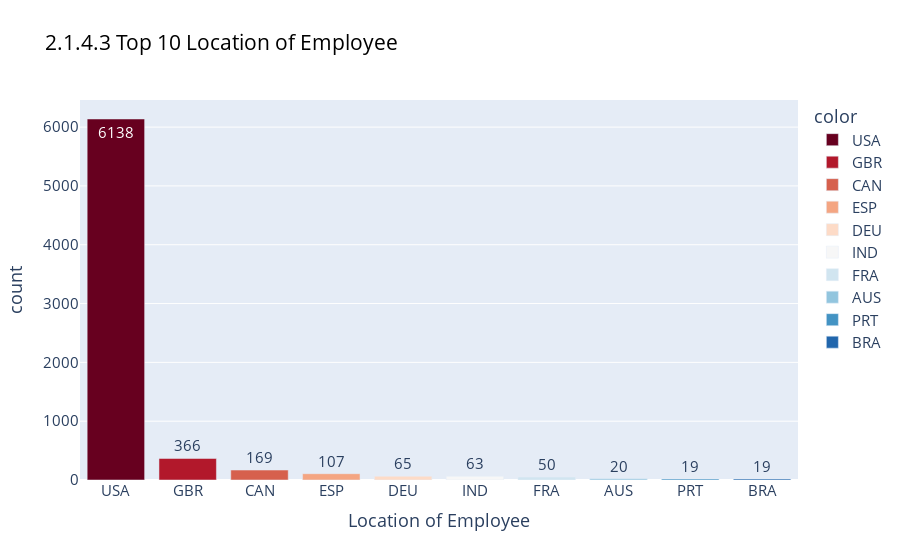

Notebook code for this chart:
### Code cell
employee_location = residence[:10]
fig = px.bar(y=employee_location.values, 
             x=employee_location.index, 
             color = employee_location.index,
             color_discrete_sequence=px.colors.sequential.RdBu,
             text=employee_location.values,
             title= '2.1.4.3 Top 10 Location of Employee',
             )
fig.update_layout(
    xaxis_title="Location of Employee",
    yaxis_title="count")
fig.update_layout(font = dict(size = 15),title_font_color="black",)
fig.show()

### Figure 1 — Plotly figure (JSON) as saved in the notebook; plotly's stock layout.template omitted (floating-point values rounded to 4 significant figures)
{"data": [{"alignmentgroup": "True", "hovertemplate": "color=USA<br>x=%{x}<br>y=%{y}<br>text=%{text}<extra></extra>", "legendgroup": "USA", "marker": {"color": "rgb(103,0,31)", "pattern": {"shape": ""}}, "name": "USA", "offsetgroup": "USA", "orientation": "v", "showlegend": true, "text": [6138], "textposition": "auto", "type": "bar", "x": ["USA"], "xaxis": "x", "y": [6138], "yaxis": "y"}, {"alignmentgroup": "True", "hovertemplate": "color=GBR<br>x=%{x}<br>y=%{y}<br>text=%{text}<extra></extra>", "legendgroup": "GBR", "marker": {"color": "rgb(178,24,43)", "pattern": {"shape": ""}}, "name": "GBR", "offsetgroup": "GBR", "orientation": "v", "showlegend": true, "text": [366], "textposition": "auto", "type": "bar", "x": ["GBR"], "xaxis": "x", "y": [366], "yaxis": "y"}, {"alignmentgroup": "True", "hovertemplate": "color=CAN<br>x=%{x}<br>y=%{y}<br>text=%{text}<extra></extra>", "legendgroup": "CAN", "marker": {"color": "rgb(214,96,77)", "pattern": {"shape": ""}}, "name": "CAN", "offsetgroup": "CAN", "orientation": "v", "showlegend": true, "text": [169], "textposition": "auto", "type": "bar", "x": ["CAN"], "xaxis": "x", "y": [169], "yaxis": "y"}, {"alignmentgroup": "True", "hovertemplate": "color=ESP<br>x=%{x}<br>y=%{y}<br>text=%{text}<extra></extra>", "legendgroup": "ESP", "marker": {"color": "rgb(244,165,130)", "pattern": {"shape": ""}}, "name": "ESP", "offsetgroup": "ESP", "orientation": "v", "showlegend": true, "text": [107], "textposition": "auto", "type": "bar", "x": ["ESP"], "xaxis": "x", "y": [107], "yaxis": "y"}, {"alignmentgroup": "True", "hovertemplate": "color=DEU<br>x=%{x}<br>y=%{y}<br>text=%{text}<extra></extra>", "legendgroup": "DEU", "marker": {"color": "rgb(253,219,199)", "pattern": {"shape": ""}}, "name": "DEU", "offsetgroup": "DEU", "orientation": "v", "showlegend": true, "text": [65], "textposition": "auto", "type": "bar", "x": ["DEU"], "xaxis": "x", "y": [65], "yaxis": "y"}, {"alignmentgroup": "True", "hovertemplate": "color=IND<br>x=%{x}<br>y=%{y}<br>text=%{text}<extra></extra>", "legendgroup": "IND", "marker": {"color": "rgb(247,247,247)", "pattern": {"shape": ""}}, "name": "IND", "offsetgroup": "IND", "orientation": "v", "showlegend": true, "text": [63], "textposition": "auto", "type": "bar", "x": ["IND"], "xaxis": "x", "y": [63], "yaxis": "y"}, {"alignmentgroup": "True", "hovertemplate": "color=FRA<br>x=%{x}<br>y=%{y}<br>text=%{text}<extra></extra>", "legendgroup": "FRA", "marker": {"color": "rgb(209,229,240)", "pattern": {"shape": ""}}, "name": "FRA", "offsetgroup": "FRA", "orientation": "v", "showlegend": true, "text": [50], "textposition": "auto", "type": "bar", "x": ["FRA"], "xaxis": "x", "y": [50], "yaxis": "y"}, {"alignmentgroup": "True", "hovertemplate": "color=AUS<br>x=%{x}<br>y=%{y}<br>text=%{text}<extra></extra>", "legendgroup": "AUS", "marker": {"color": "rgb(146,197,222)", "pattern": {"shape": ""}}, "name": "AUS", "offsetgroup": "AUS", "orientation": "v", "showlegend": true, "text": [20], "textposition": "auto", "type": "bar", "x": ["AUS"], "xaxis": "x", "y": [20], "yaxis": "y"}, {"alignmentgroup": "True", "hovertemplate": "color=PRT<br>x=%{x}<br>y=%{y}<br>text=%{text}<extra></extra>", "legendgroup": "PRT", "marker": {"color": "rgb(67,147,195)", "pattern": {"shape": ""}}, "name": "PRT", "offsetgroup": "PRT", "orientation": "v", "showlegend": true, "text": [19], "textposition": "auto", "type": "bar", "x": ["PRT"], "xaxis": "x", "y": [19], "yaxis": "y"}, {"alignmentgroup": "True", "hovertemplate": "color=BRA<br>x=%{x}<br>y=%{y}<br>text=%{text}<extra></extra>", "legendgroup": "BRA", "marker": {"color": "rgb(33,102,172)", "pattern": {"shape": ""}}, "name": "BRA", "offsetgroup": "BRA", "orientation": "v", "showlegend": true, "text": [19], "textposition": "auto", "type": "bar", "x": ["BRA"], "xaxis": "x", "y": [19], "yaxis": "y"}], "layout": {"barmode": "relative", "font": {"size": 15}, "legend": {"title": {"text": "color"}, "tracegroupgap": 0}, "title": {"font": {"color": "black"}, "text": "2.1.4.3 Top 10 Location of Employee"}, "xaxis": {"anchor": "y", "domain": [0, 1], "title": {"text": "Location of Employee"}}, "yaxis": {"anchor": "x", "domain": [0, 1], "title": {"text": "count"}}}}
